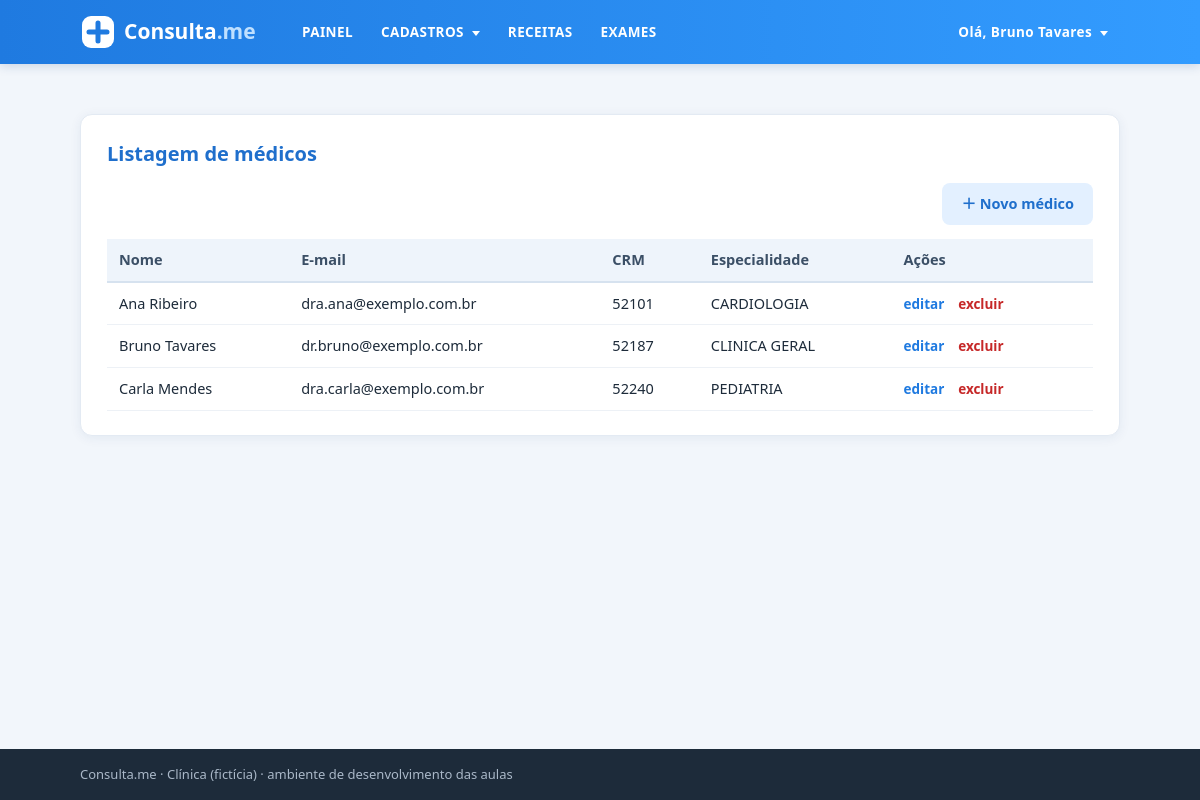
The page /medicos/ (signed in) on the database its author committed.
### intranet/models.py (models this page shows, shortened)
class Medico(models.Model):
    nome = models.CharField(max_length=30)
    sobrenome = models.CharField(max_length=30)
    email = models.EmailField()
    criacao_data = models.DateTimeField(default=timezone.now)
    telefone = models.CharField(max_length=15)
    crm = models.CharField(max_length=6)
    especialidade = models.CharField(max_length=20)
    ativo = models.BooleanField(default=True)
    mensagem = models.TextField(blank=True)
    imagem = models.ImageField(upload_to='img/%Y/%m', blank=True)
    usuario = models.OneToOneField(
        settings.AUTH_USER_MODEL,
        on_delete=models.SET_NULL,
        null=True, blank=True,
        related_name='medico',
    )

### intranet/views.py (the view)
# urls.py: path('medicos/', views.MedicoListView.as_view(), name='medico-list'),
class MedicoListView(LoginRequiredMixin, ListView):
    model = Medico
    template_name = 'intranet/medicos/listagem.html'
    context_object_name = 'medicos'   # nome da lista no template ({{ medicos }})
    def get_queryset(self):
        return Medico.objects.filter(ativo=True).order_by('nome')

### intranet/templates/intranet/medicos/listagem.html (shortened to what this page needs)
{% extends 'intranet/base_logado.html' %}
{% load static %}
{% block content %}
<main class="container">
  <section class="card">
    <h2 class="title">Listagem de médicos</h2>
    <div class="table-controls">
      <a href="{% url 'intranet:medico-create' %}" class="btn btn-tertiary">＋ Novo médico</a>
    </div>
    <table class="tabela">
      <thead><tr><th>Nome</th><th>E-mail</th><th>CRM</th><th>Especialidade</th><th>Ações</th></tr></thead>
      <tbody>
        {% for medico in medicos %}
        <tr>
          <td>{{ medico.nome }} {{ medico.sobrenome }}</td>
          <td>{{ medico.email }}</td>
          <td>{{ medico.crm }}</td>
          <td>{{ medico.especialidade }}</td>
          <td class="acoes">
            <a href="{% url 'intranet:medico-update' medico.pk %}">editar</a>
            <a class="perigo" href="{% url 'intranet:medico-delete' medico.pk %}">excluir</a>
          </td>
        </tr>
        {% empty %}
        <tr><td colspan="5">Nenhum médico cadastrado.</td></tr>
        {% endfor %}
      </tbody>
    </table>
  </section>
</main>
{% endblock %}

### intranet/templates/intranet/base_logado.html (shortened to what this page needs)
{% extends 'intranet/base.html' %}
{% load static %}
{% block header %}
<header class="header">
  <div class="container header-container">
    <a class="logo" href="{% url 'intranet:painel' %}">
      <img src="{% static 'intranet/assets/logo.svg' %}" alt="Consulta.me">
    </a>
    <nav class="main-nav">
      <ul class="nav-left">
        <li><a href="{% url 'intranet:painel' %}">PAINEL</a></li>
        <li class="dropdown">
          <a href="#">CADASTROS <i class="arrow-down"></i></a>
        </li>
        <li><a href="{% url 'intranet:receita-list' %}">RECEITAS</a></li>
        <li><a href="{% url 'intranet:exames' %}">EXAMES</a></li>
      </ul>
      <ul class="nav-right">
        <li class="dropdown">
          <a href="#">
            Olá, <span>{{ request.user.get_full_name|default:request.user.username }}</span> <i class="arrow-down"></i>
          </a>
        </li>
      </ul>
    </nav>
  </div>
</header>
{% endblock %}

### intranet/static/intranet/style.css (style rules this page uses)
* { box-sizing: border-box; margin: 0; padding: 0; }
body { font-family: 'Segoe UI', Helvetica, Arial, sans-serif; background: #f2f6fb; color: #1d2b3a; line-height: 1.5; min-height: 100vh; display: flex; flex-direction: column; }
a { color: #1f7ae0; text-decoration: none; }
.container { width: 100%; max-width: 1080px; margin: 0 auto; padding: 0 20px; }
main.container { flex: 1; padding-top: 28px; padding-bottom: 40px; }
.header { background: #339cff; background: linear-gradient(90deg, #1f7ae0, #339cff); box-shadow: 0 2px 10px rgba(20, 60, 120, .18); }
.header-container { display: flex; align-items: center; justify-content: space-between; min-height: 64px; gap: 20px; }
.logo img { display: block; height: 40px; }
.main-nav { display: flex; align-items: center; justify-content: space-between; flex: 1; gap: 20px; }
.main-nav ul { list-style: none; display: flex; align-items: center; gap: 4px; }
.main-nav > ul > li > a { display: block; padding: 20px 12px; color: #fff; font-weight: 600; font-size: 13.5px; letter-spacing: .03em; }
.arrow-down { display: inline-block; width: 0; height: 0; margin-left: 4px; vertical-align: middle; border-left: 4px solid transparent; border-right: 4px solid transparent; border-top: 5px solid #fff; }
.header .dropdown { position: relative; }
.card { background: #fff; border-radius: 12px; padding: 24px 26px; margin-top: 22px; box-shadow: 0 2px 12px rgba(20, 60, 120, .07); border: 1px solid #e3eaf3; }
.title { font-size: 20px; color: #1f6fcc; margin-bottom: 14px; }
.table-controls { display: flex; justify-content: flex-end; gap: 10px; margin-bottom: 14px; }
.tabela { width: 100%; border-collapse: collapse; font-size: 14.5px; }
.tabela th { text-align: left; background: #eef4fb; color: #3b4f66; font-weight: 600; padding: 10px 12px; border-bottom: 2px solid #d6e2ef; }
.tabela td { padding: 10px 12px; border-bottom: 1px solid #edf1f6; vertical-align: top; }
.acoes a { margin-right: 10px; font-weight: 600; font-size: 13.5px; }
.acoes a.perigo { color: #c62828; }
.btn { display: inline-block; padding: 9px 18px; border-radius: 8px; border: 1px solid transparent; font-size: 14.5px; font-weight: 600; cursor: pointer; font-family: inherit; text-align: center; }
.btn-tertiary { background: #e3f0ff; color: #1f6fcc; }

### rows shown on the page
Medico: nome "Ana", sobrenome "Ribeiro", email "dra.ana@exemplo.com.br", crm "52101", especialidade "CARDIOLOGIA"
Medico: nome "Bruno", sobrenome "Tavares", email "dr.bruno@exemplo.com.br", crm "52187", especialidade "CLINICA GERAL"
Medico: nome "Carla", sobrenome "Mendes", email "dra.carla@exemplo.com.br", crm "52240", especialidade "PEDIATRIA"

### other values the page prints
{{ request.user.get_full_name|default:request.user.username }} "Bruno Tavares"
